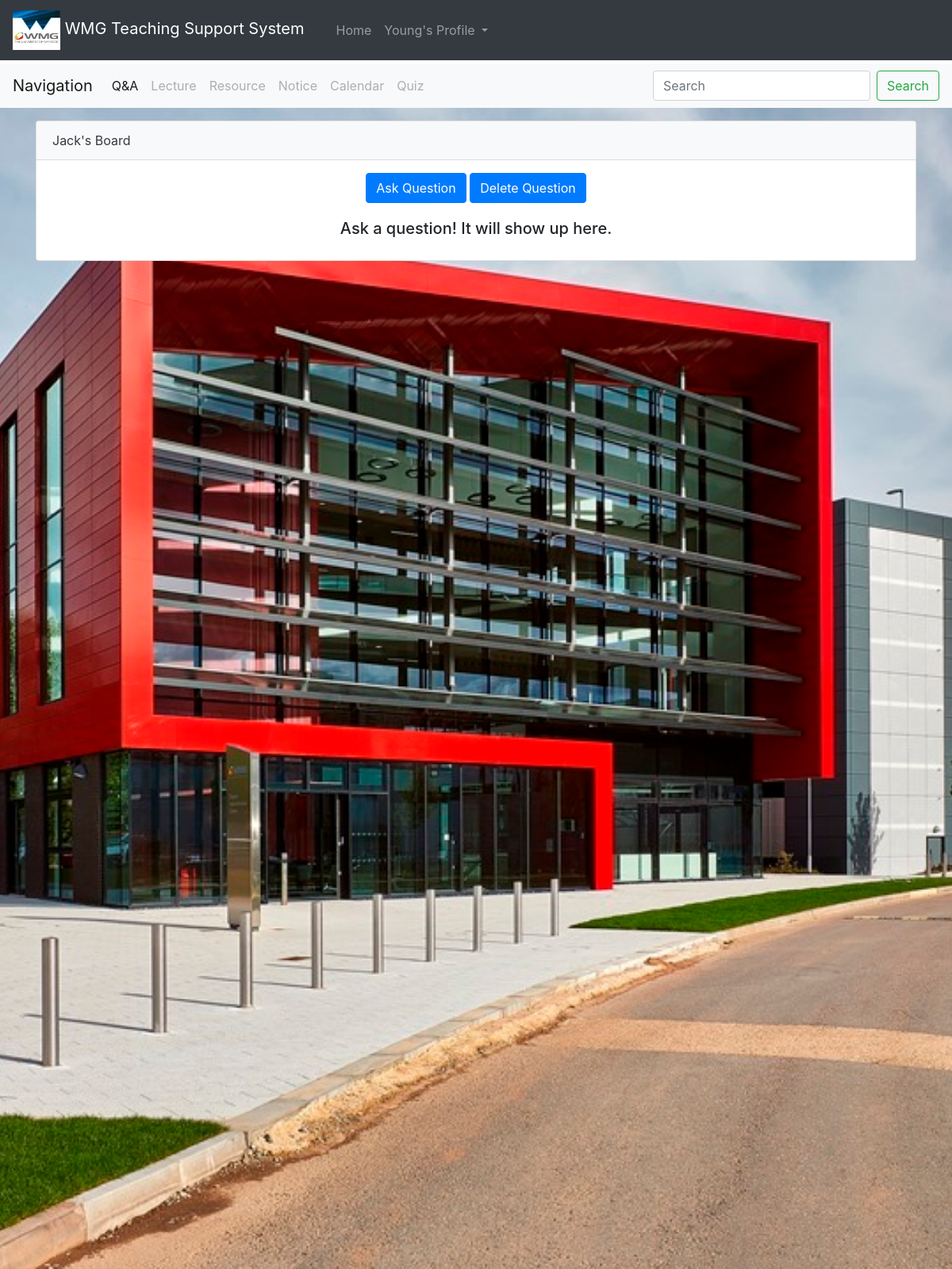
Before: /Q-A-Board/id/1 (signed in) with the older database file.
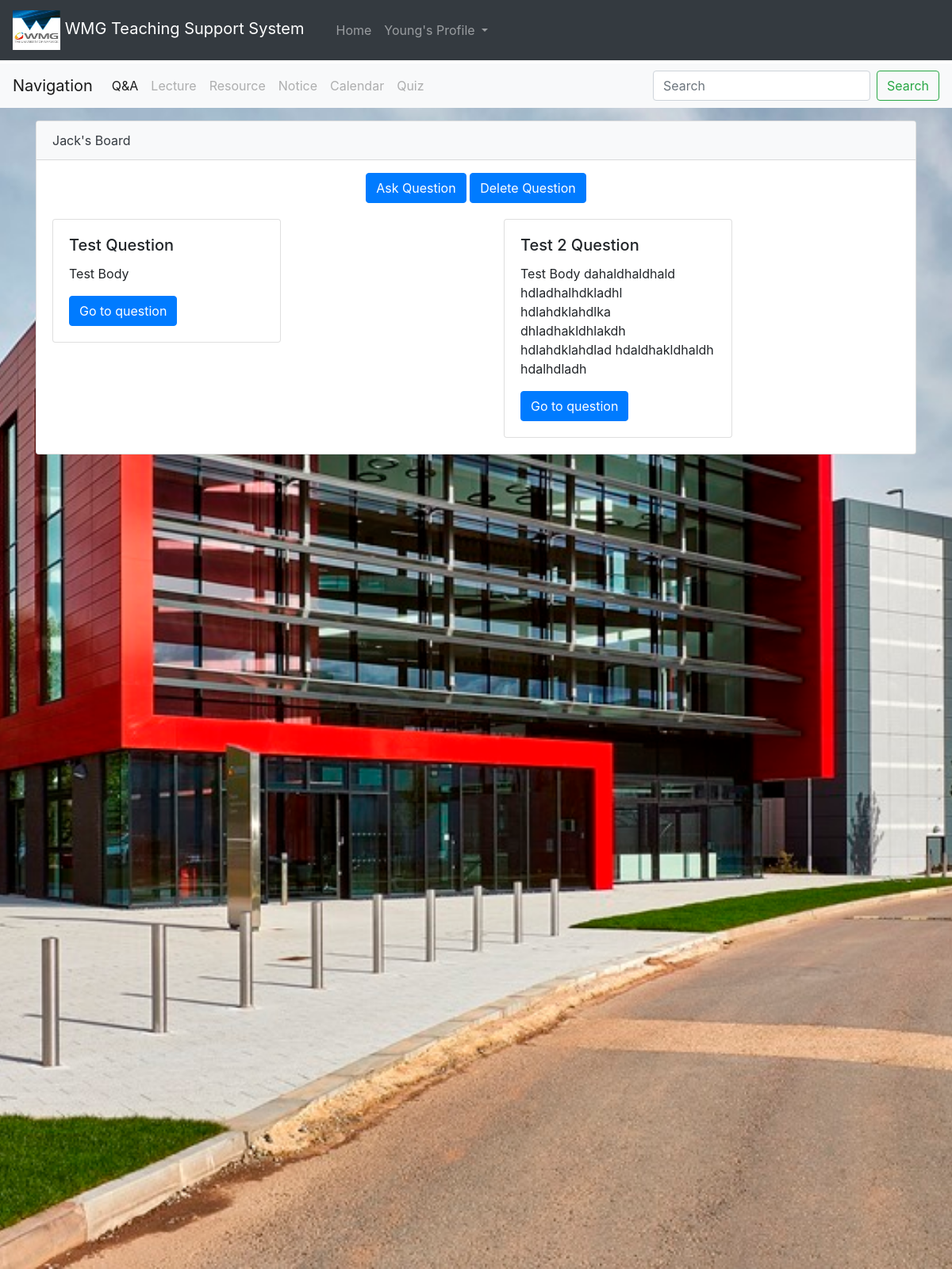
After: the same page with the newer database file.
### app.py (models this page shows)
class Question(db.Model):
    id = db.Column(db.Integer, primary_key = True)
    qTitle = db.Column(db.String(500), nullable = False)
    qBody = db.Column(db.String(1000))
    postDate = db.Column(db.DateTime)
    posterId = db.Column(db.Integer, db.ForeignKey(User.id))
    boardId = db.Column(db.Integer, db.ForeignKey(QABoard.id))
    answers = db.relationship('Answer', backref='question')
    comments = db.relationship('Comment', backref='question')

### app.py (the view)
@app.route('/Q-A-Board/id/<boardId>')
@login_required
def QABoard_abstract(boardId):
    board = boardAccess.getBoard(QABoard, boardId)
    questions = boardAccess.getQuestions(Question, boardId)
    return render_template('boards/q_a_board_abstract.html', board=board, questions=questions)

### app.py (called while the page is built)
@login_manager.user_loader
def load_user(user_id):
    return User.query.get(int(user_id))

### dbBoardAccess.py (called while the page is built)
    def getBoard(QABoard, boardId):
        board = QABoard.query.filter_by(id=boardId).first()
        return board

    def getQuestions(Question, boardId):
        questions = Question.query.filter_by(boardId=boardId).all()
        return questions

### templates/boards/q_a_board_abstract.html (shortened to what this page needs)
<html lang="en">
<head>
    <link rel="stylesheet" href="https://maxcdn.bootstrapcdn.com/bootstrap/4.5.2/css/bootstrap.min.css">
    <link rel="stylesheet" href="{{ url_for('static', filename = 'QABoard.css') }}">
</head>
<body style="min-height: 100rem; padding-top: 5rem;">
  <div class="bg">
    <nav class="navbar navbar-expand-md navbar-dark fixed-top bg-dark">
        <a class="navbar-brand" href="#">
            <image src="{{url_for('static',filename = 'images/wmglogo.png')}}" width = "60" height = "50" class="d-inline-block align-middle" href="{{ url_for('goHome') }}" alt="">
            WMG Teaching Support System
        </a>
        <div class="navbar" id="navbarSupportedContent">
          <ul class="navbar-nav mr-auto">
            <li class="nav-item">
              <a class="nav-link" href="{{url_for('home')}}">Home</a>
            </li>
            <li class="nav-item dropdown">
              {% if current_user.is_authenticated %}
                <a class="nav-link dropdown-toggle" href="#" id="navbarDropdown" role="button" data-toggle="dropdown" aria-haspopup="true" aria-expanded="false">
                  {{current_user.fName}}'s Profile
                </a>
              {%endif%}
            </li>
          </ul>
        </div>
    </nav>
    <nav class="navbar navbar-expand-sm navbar-light bg-light">
        <a class="navbar-brand" href="#">Navigation</a>
        <div class="collapse navbar-collapse" id="navbarSupportedContent">
          <ul class="navbar-nav mr-auto">
            <li class="nav-item active">
                <a class="nav-link" href="#">Q&A</a>
            </li>
            <li class="nav-item">
              <a class="nav-link disabled" href="#">Lecture</a>
            </li>
            <li class="nav-item">
                <a class="nav-link disabled" href="#">Resource</a>
            </li>
            <li class="nav-item">
                <a class="nav-link disabled" href="#">Notice</a>
            </li>
            <li class="nav-item">
                <a class="nav-link disabled" href="#">Calendar</a>
            </li>
            <li class="nav-item">
                <a class="nav-link disabled" href="#">Quiz</a>
            </li>
          </ul>
          <form class="form-inline my-2 my-lg-0">
            <input class="form-control mr-sm-2" type="search" placeholder="Search" aria-label="Search">
            <button class="btn btn-outline-success my-2 my-sm-0" type="submit">Search</button>
          </form>
        </div>
    </nav>
    <div class="container" style="padding-top: 1rem;">
      <div class="card">
        <div class="card-header text-dark bg-light mb-3">{{ board.boardName }}</div>
          <div class="container text-center" style="padding: 0rem;" id="questionCreationButtons">
            <div class="col-md-12 text-center">
              <button type="button" class="btn btn-primary" data-toggle="modal" data-target="#askQuestionModal">Ask Question</button>
              <button type="button" class="btn btn-primary" data-toggle="modal" data-target="#deleteQuestionModal">Delete Question</button>
            </div>
          </div>
          <div class="row">
            {% if questions is defined and questions|length > 0 %}
            {% for question in questions %}
            <div class="card-body">
              <div class = "col-sm-4">
                <div class="card" style="width: 18rem;">
                  <div class="card-body">
                    <h5 class="card-title">{{ question.qTitle }}</h5>
                    <p class="card-text">{{ question.qBody }}</p>
                    <a href="#" class="btn btn-primary">Go to question</a>
                  </div>
                </div>
              </div>
            </div>
            {% endfor %}
            {%else%}
            <div class="card-body">
              <h5 style="text-align: center;">Ask a question! It will show up here.</h5>
            </div>
            {%endif%}
          </div>
      </div>
    </div>
  </div>
</body>
</html>

Changed rows visible on the page:
added Question: qTitle "Test Question", qBody "Test Body"
added Question: qTitle "Test 2 Question", qBody "Test Body dahaldhaldhald hdladhalhdkladhl hdlahdklahdlka dhladhakldhlakdh hdlahdklahdlad hdaldhakldhaldh hdalhdladh"
Other visible differences:
text no longer shown: "Ask a question! It will show up here."
